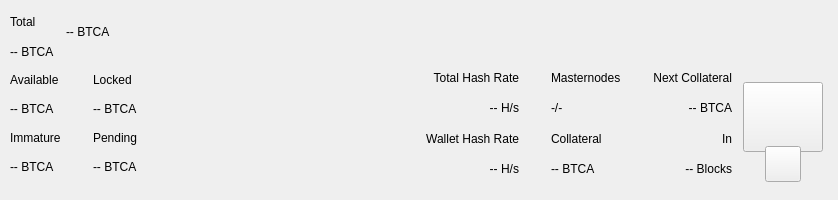
<?xml version="1.0" encoding="UTF-8"?>
<ui version="4.0">
 <class>TopBar</class>
 <widget class="QWidget" name="TopBar">
  <property name="geometry">
   <rect>
    <x>0</x>
    <y>0</y>
    <width>838</width>
    <height>200</height>
   </rect>
  </property>
  <property name="minimumSize">
   <size>
    <width>0</width>
    <height>200</height>
   </size>
  </property>
  <property name="maximumSize">
   <size>
    <width>16777215</width>
    <height>200</height>
   </size>
  </property>
  <property name="windowTitle">
   <string>Form</string>
  </property>
  <layout class="QVBoxLayout" name="verticalLayout_10" stretch="0">
   <property name="spacing">
    <number>0</number>
   </property>
   <property name="leftMargin">
    <number>0</number>
   </property>
   <property name="topMargin">
    <number>0</number>
   </property>
   <property name="rightMargin">
    <number>0</number>
   </property>
   <property name="bottomMargin">
    <number>0</number>
   </property>
   <item>
    <widget class="PFBorderImage" name="containerTop">
     <layout class="QVBoxLayout" name="verticalLayout_11">
      <property name="spacing">
       <number>0</number>
      </property>
      <property name="leftMargin">
       <number>0</number>
      </property>
      <property name="topMargin">
       <number>0</number>
      </property>
      <property name="rightMargin">
       <number>0</number>
      </property>
      <property name="bottomMargin">
       <number>0</number>
      </property>
      <item>
       <widget class="QWidget" name="top_container_2" native="true">
        <property name="minimumSize">
         <size>
          <width>0</width>
          <height>65</height>
         </size>
        </property>
        <layout class="QHBoxLayout" name="top_container">
         <property name="spacing">
          <number>0</number>
         </property>
         <property name="leftMargin">
          <number>10</number>
         </property>
         <property name="topMargin">
          <number>0</number>
         </property>
         <property name="rightMargin">
          <number>10</number>
         </property>
         <property name="bottomMargin">
          <number>0</number>
         </property>
         <item>
          <layout class="QHBoxLayout" name="horizontalLayout_4">
           <property name="spacing">
            <number>12</number>
           </property>
           <property name="rightMargin">
            <number>0</number>
           </property>
           <item>
            <widget class="QWidget" name="widgetAmount" native="true">
             <layout class="QVBoxLayout" name="verticalLayout_2">
              <property name="spacing">
               <number>2</number>
              </property>
              <property name="leftMargin">
               <number>0</number>
              </property>
              <property name="topMargin">
               <number>8</number>
              </property>
              <property name="rightMargin">
               <number>0</number>
              </property>
              <property name="bottomMargin">
               <number>0</number>
              </property>
              <item>
               <widget class="QLabel" name="labelTitle1">
                <property name="text">
                 <string>Total</string>
                </property>
               </widget>
              </item>
              <item>
               <widget class="PrivateQLabel" name="labelAmountPiv">
                <property name="text">
                 <string notr="true">-- BTCA</string>
                </property>
               </widget>
              </item>
             </layout>
            </widget>
           </item>
           <item alignment="Qt::AlignVCenter">
            <widget class="QWidget" name="widgetTopAmount" native="true">
             <property name="sizePolicy">
              <sizepolicy hsizetype="Preferred" vsizetype="Maximum">
               <horstretch>0</horstretch>
               <verstretch>0</verstretch>
              </sizepolicy>
             </property>
             <layout class="QHBoxLayout" name="horizontalLayout_5">
              <property name="spacing">
               <number>0</number>
              </property>
              <property name="leftMargin">
               <number>0</number>
              </property>
              <property name="topMargin">
               <number>0</number>
              </property>
              <property name="rightMargin">
               <number>0</number>
              </property>
              <property name="bottomMargin">
               <number>0</number>
              </property>
              <item alignment="Qt::AlignTop">
               <widget class="PrivateQLabel" name="labelAmountTopPiv">
                <property name="minimumSize">
                 <size>
                  <width>0</width>
                  <height>36</height>
                 </size>
                </property>
                <property name="styleSheet">
                 <string notr="true">padding:0px;margin:0px;</string>
                </property>
                <property name="text">
                 <string notr="true">-- BTCA</string>
                </property>
               </widget>
              </item>
             </layout>
            </widget>
           </item>
           <item>
            <spacer name="horizontalSpacer">
             <property name="orientation">
              <enum>Qt::Horizontal</enum>
             </property>
             <property name="sizeHint" stdset="0">
              <size>
               <width>40</width>
               <height>20</height>
              </size>
             </property>
            </spacer>
           </item>
           <item alignment="Qt::AlignRight">
            <widget class="QWidget" name="layoutSync" native="true">
             <property name="minimumSize">
              <size>
               <width>0</width>
               <height>36</height>
              </size>
             </property>
             <property name="maximumSize">
              <size>
               <width>16777215</width>
               <height>36</height>
              </size>
             </property>
             <layout class="QVBoxLayout" name="verticalLayout_9">
              <property name="leftMargin">
               <number>0</number>
              </property>
              <property name="topMargin">
               <number>0</number>
              </property>
              <property name="rightMargin">
               <number>0</number>
              </property>
              <property name="bottomMargin">
               <number>0</number>
              </property>
              <item>
               <widget class="ExpandableButton" name="pushButtonSync" native="true">
                <property name="minimumSize">
                 <size>
                  <width>36</width>
                  <height>36</height>
                 </size>
                </property>
                <property name="maximumSize">
                 <size>
                  <width>16777215</width>
                  <height>36</height>
                 </size>
                </property>
               </widget>
              </item>
             </layout>
            </widget>
           </item>
           <item>
            <widget class="ExpandableButton" name="pushButtonHDUpgrade" native="true">
             <property name="minimumSize">
              <size>
               <width>36</width>
               <height>36</height>
              </size>
             </property>
             <property name="maximumSize">
              <size>
               <width>16777215</width>
               <height>36</height>
              </size>
             </property>
            </widget>
           </item>
           <item>
            <widget class="ExpandableButton" name="pushButtonStack" native="true">
             <property name="minimumSize">
              <size>
               <width>36</width>
               <height>36</height>
              </size>
             </property>
             <property name="maximumSize">
              <size>
               <width>16777215</width>
               <height>36</height>
              </size>
             </property>
            </widget>
           </item>
           <item>
            <widget class="ExpandableButton" name="pushButtonConf" native="true">
             <property name="minimumSize">
              <size>
               <width>36</width>
               <height>36</height>
              </size>
             </property>
             <property name="maximumSize">
              <size>
               <width>16777215</width>
               <height>36</height>
              </size>
             </property>
            </widget>
           </item>
           <item>
            <widget class="ExpandableButton" name="pushButtonMasternodes" native="true">
             <property name="minimumSize">
              <size>
               <width>36</width>
               <height>36</height>
              </size>
             </property>
             <property name="maximumSize">
              <size>
               <width>16777215</width>
               <height>36</height>
              </size>
             </property>
            </widget>
           </item>
           <item>
            <widget class="ExpandableButton" name="pushButtonConsole" native="true">
             <property name="minimumSize">
              <size>
               <width>36</width>
               <height>36</height>
              </size>
             </property>
             <property name="maximumSize">
              <size>
               <width>16777215</width>
               <height>36</height>
              </size>
             </property>
            </widget>
           </item>
           <item>
            <widget class="ExpandableButton" name="pushButtonConnection" native="true">
             <property name="minimumSize">
              <size>
               <width>36</width>
               <height>36</height>
              </size>
             </property>
             <property name="maximumSize">
              <size>
               <width>16777215</width>
               <height>36</height>
              </size>
             </property>
            </widget>
           </item>
           <item>
            <widget class="ExpandableButton" name="pushButtonTor" native="true">
             <property name="minimumSize">
              <size>
               <width>36</width>
               <height>36</height>
              </size>
             </property>
             <property name="maximumSize">
              <size>
               <width>16777215</width>
               <height>36</height>
              </size>
             </property>
            </widget>
           </item>
           <item>
            <widget class="ExpandableButton" name="pushButtonLock" native="true">
             <property name="sizePolicy">
              <sizepolicy hsizetype="Expanding" vsizetype="Expanding">
               <horstretch>0</horstretch>
               <verstretch>0</verstretch>
              </sizepolicy>
             </property>
             <property name="minimumSize">
              <size>
               <width>36</width>
               <height>0</height>
              </size>
             </property>
             <property name="maximumSize">
              <size>
               <width>16777215</width>
               <height>36</height>
              </size>
             </property>
            </widget>
           </item>
           <item>
            <widget class="ExpandableButton" name="pushButtonTheme" native="true">
             <property name="minimumSize">
              <size>
               <width>36</width>
               <height>36</height>
              </size>
             </property>
             <property name="maximumSize">
              <size>
               <width>16777215</width>
               <height>36</height>
              </size>
             </property>
            </widget>
           </item>
           <item>
            <widget class="ExpandableButton" name="pushButtonFAQ" native="true">
             <property name="minimumSize">
              <size>
               <width>36</width>
               <height>36</height>
              </size>
             </property>
             <property name="maximumSize">
              <size>
               <width>16777215</width>
               <height>36</height>
              </size>
             </property>
            </widget>
           </item>
           <item>
            <widget class="ExpandableButton" name="pushButtonPrivacy" native="true">
             <property name="minimumSize">
              <size>
               <width>36</width>
               <height>36</height>
              </size>
             </property>
             <property name="maximumSize">
              <size>
               <width>16777215</width>
               <height>36</height>
              </size>
             </property>
            </widget>
           </item>
          </layout>
         </item>
        </layout>
       </widget>
      </item>
      <item>
       <widget class="QWidget" name="bottom_container" native="true">
        <property name="minimumSize">
         <size>
          <width>0</width>
          <height>135</height>
         </size>
        </property>
        <layout class="QHBoxLayout" name="botton_container">
         <property name="leftMargin">
          <number>10</number>
         </property>
         <property name="topMargin">
          <number>0</number>
         </property>
         <property name="rightMargin">
          <number>10</number>
         </property>
         <property name="bottomMargin">
          <number>10</number>
         </property>
         <item>
          <layout class="QHBoxLayout" name="horizontalLayout_3">
           <property name="spacing">
            <number>0</number>
           </property>
           <property name="bottomMargin">
            <number>9</number>
           </property>
           <item>
            <layout class="QVBoxLayout" name="verticalLayout_7">
             <property name="spacing">
              <number>0</number>
             </property>
             <property name="leftMargin">
              <number>0</number>
             </property>
             <property name="rightMargin">
              <number>0</number>
             </property>
             <item>
              <layout class="QHBoxLayout" name="horizontalLayout_2">
               <property name="spacing">
                <number>0</number>
               </property>
               <item>
                <layout class="QVBoxLayout" name="verticalLayout_6">
                 <item>
                  <widget class="QLabel" name="labelTitle5">
                   <property name="text">
                    <string>Available</string>
                   </property>
                  </widget>
                 </item>
                 <item>
                  <widget class="PrivateQLabel" name="labelAvailablePiv">
                   <property name="text">
                    <string>-- BTCA</string>
                   </property>
                  </widget>
                 </item>
                 <item>
                  <widget class="QLabel" name="labelTitle4">
                   <property name="text">
                    <string>Immature</string>
                   </property>
                  </widget>
                 </item>
                 <item>
                  <widget class="PrivateQLabel" name="labelImmaturePiv">
                   <property name="text">
                    <string notr="true">-- BTCA</string>
                   </property>
                  </widget>
                 </item>
                </layout>
               </item>
               <item>
                <layout class="QVBoxLayout" name="verticalLayout_8">
                 <property name="leftMargin">
                  <number>32</number>
                 </property>
                 <item>
                  <widget class="QLabel" name="labelTitle6">
                   <property name="text">
                    <string>Locked</string>
                   </property>
                  </widget>
                 </item>
                 <item>
                  <widget class="PrivateQLabel" name="labelLockedPiv">
                   <property name="text">
                    <string>-- BTCA</string>
                   </property>
                  </widget>
                 </item>
                 <item>
                  <widget class="QLabel" name="labelTitle3">
                   <property name="text">
                    <string>Pending</string>
                   </property>
                  </widget>
                 </item>
                 <item>
                  <widget class="PrivateQLabel" name="labelPendingPiv">
                   <property name="text">
                    <string notr="true">-- BTCA</string>
                   </property>
                  </widget>
                 </item>
                </layout>
               </item>
              </layout>
             </item>
            </layout>
           </item>
          </layout>
         </item>
         <item>
          <spacer name="horizontalSpacer_2">
           <property name="orientation">
            <enum>Qt::Horizontal</enum>
           </property>
           <property name="sizeHint" stdset="0">
            <size>
             <width>40</width>
             <height>20</height>
            </size>
           </property>
          </spacer>
         </item>
         <item>
          <layout class="QHBoxLayout" name="horizontalLayout_6">
           <property name="spacing">
            <number>0</number>
           </property>
           <property name="rightMargin">
            <number>0</number>
           </property>
           <property name="bottomMargin">
            <number>9</number>
           </property>
           <item>
            <widget class="QWidget" name="widgetStaking" native="true">
             <layout class="QVBoxLayout" name="verticalLayout_12">
              <property name="leftMargin">
               <number>32</number>
              </property>
              <property name="topMargin">
               <number>0</number>
              </property>
              <property name="rightMargin">
               <number>0</number>
              </property>
              <property name="bottomMargin">
               <number>0</number>
              </property>
              <item>
               <widget class="QLabel" name="labelNetworkHashRateTitle">
                <property name="text">
                 <string>Total Hash Rate</string>
                </property>
                <property name="textFormat">
                 <enum>Qt::AutoText</enum>
                </property>
                <property name="alignment">
                 <set>Qt::AlignRight|Qt::AlignTrailing|Qt::AlignVCenter</set>
                </property>
               </widget>
              </item>
              <item>
               <widget class="QLabel" name="labelNetworkHashRateValue">
                <property name="layoutDirection">
                 <enum>Qt::LeftToRight</enum>
                </property>
                <property name="text">
                 <string>-- H/s</string>
                </property>
                <property name="textFormat">
                 <enum>Qt::AutoText</enum>
                </property>
                <property name="alignment">
                 <set>Qt::AlignRight|Qt::AlignTrailing|Qt::AlignVCenter</set>
                </property>
               </widget>
              </item>
              <item>
               <widget class="QLabel" name="labelWalletHashRateTitle">
                <property name="text">
                 <string>Wallet Hash Rate</string>
                </property>
                <property name="textFormat">
                 <enum>Qt::AutoText</enum>
                </property>
                <property name="alignment">
                 <set>Qt::AlignRight|Qt::AlignTrailing|Qt::AlignVCenter</set>
                </property>
               </widget>
              </item>
              <item>
               <widget class="PrivateQLabel" name="labelWalletHashRateValue">
                <property name="text">
                 <string notr="true">-- H/s</string>
                </property>
                <property name="textFormat">
                 <enum>Qt::AutoText</enum>
                </property>
                <property name="alignment">
                 <set>Qt::AlignRight|Qt::AlignTrailing|Qt::AlignVCenter</set>
                </property>
               </widget>
              </item>
             </layout>
            </widget>
           </item>
           <item>
            <widget class="QWidget" name="widgetMasternodes" native="true">
             <layout class="QVBoxLayout">
              <property name="leftMargin">
               <number>32</number>
              </property>
              <property name="topMargin">
               <number>0</number>
              </property>
              <property name="rightMargin">
               <number>0</number>
              </property>
              <property name="bottomMargin">
               <number>0</number>
              </property>
              <item>
               <widget class="QLabel" name="labelMasternodesTitle">
                <property name="text">
                 <string>Masternodes</string>
                </property>
               </widget>
              </item>
              <item>
               <widget class="PrivateQLabel" name="labelMasternodeCount">
                <property name="text">
                 <string>-/-</string>
                </property>
               </widget>
              </item>
              <item>
               <widget class="QLabel" name="labelCollateralTitle">
                <property name="text">
                 <string>Collateral</string>
                </property>
               </widget>
              </item>
              <item>
               <widget class="QLabel" name="labelCollateralValue">
                <property name="text">
                 <string notr="true">-- BTCA</string>
                </property>
               </widget>
              </item>
             </layout>
            </widget>
           </item>
           <item>
            <widget class="QWidget" name="widgetNextCollateral" native="true">
             <layout class="QVBoxLayout" name="verticalLayout_12">
              <property name="leftMargin">
               <number>32</number>
              </property>
              <property name="topMargin">
               <number>0</number>
              </property>
              <property name="rightMargin">
               <number>0</number>
              </property>
              <property name="bottomMargin">
               <number>0</number>
              </property>
              <item>
               <widget class="QLabel" name="labelNextMasternodesTitle">
                <property name="text">
                 <string>Next Collateral</string>
                </property>
                <property name="textFormat">
                 <enum>Qt::AutoText</enum>
                </property>
                <property name="alignment">
                 <set>Qt::AlignRight|Qt::AlignTrailing|Qt::AlignVCenter</set>
                </property>
               </widget>
              </item>
              <item>
               <widget class="QLabel" name="labelNextCollateralValue">
                <property name="text">
                 <string>-- BTCA</string>
                </property>
                <property name="textFormat">
                 <enum>Qt::AutoText</enum>
                </property>
                <property name="alignment">
                 <set>Qt::AlignRight|Qt::AlignTrailing|Qt::AlignVCenter</set>
                </property>
               </widget>
              </item>
              <item>
               <widget class="QLabel" name="labelRemainingBlocks">
                <property name="text">
                 <string>In</string>
                </property>
                <property name="textFormat">
                 <enum>Qt::AutoText</enum>
                </property>
                <property name="alignment">
                 <set>Qt::AlignRight|Qt::AlignTrailing|Qt::AlignVCenter</set>
                </property>
               </widget>
              </item>
              <item>
               <widget class="QLabel" name="labelNextCollateralBlocks">
                <property name="text">
                 <string notr="true">-- Blocks</string>
                </property>
                <property name="textFormat">
                 <enum>Qt::AutoText</enum>
                </property>
                <property name="alignment">
                 <set>Qt::AlignRight|Qt::AlignTrailing|Qt::AlignVCenter</set>
                </property>
               </widget>
              </item>
             </layout>
            </widget>
           </item>
          </layout>
         </item>
         <item>
          <widget class="QWidget" name="qrContainer" native="true">
           <property name="sizePolicy">
            <sizepolicy hsizetype="Preferred" vsizetype="Minimum">
             <horstretch>0</horstretch>
             <verstretch>0</verstretch>
            </sizepolicy>
           </property>
           <property name="minimumSize">
            <size>
             <width>90</width>
             <height>110</height>
            </size>
           </property>
           <property name="maximumSize">
            <size>
             <width>90</width>
             <height>110</height>
            </size>
           </property>
           <layout class="QVBoxLayout" name="containerQR">
            <property name="spacing">
             <number>0</number>
            </property>
            <property name="leftMargin">
             <number>5</number>
            </property>
            <property name="topMargin">
             <number>10</number>
            </property>
            <property name="rightMargin">
             <number>5</number>
            </property>
            <property name="bottomMargin">
             <number>0</number>
            </property>
            <item>
             <widget class="QPushButton" name="btnQr">
              <property name="minimumSize">
               <size>
                <width>70</width>
                <height>70</height>
               </size>
              </property>
              <property name="maximumSize">
               <size>
                <width>16777215</width>
                <height>70</height>
               </size>
              </property>
              <property name="focusPolicy">
               <enum>Qt::NoFocus</enum>
              </property>
              <property name="text">
               <string/>
              </property>
              <property name="iconSize">
               <size>
                <width>70</width>
                <height>70</height>
               </size>
              </property>
             </widget>
            </item>
            <item>
             <spacer name="verticalSpacer">
              <property name="orientation">
               <enum>Qt::Vertical</enum>
              </property>
              <property name="sizeType">
               <enum>QSizePolicy::Fixed</enum>
              </property>
              <property name="sizeHint" stdset="0">
               <size>
                <width>20</width>
                <height>20</height>
               </size>
              </property>
             </spacer>
            </item>
            <item alignment="Qt::AlignHCenter|Qt::AlignBottom">
             <widget class="QPushButton" name="pushButtonQR">
              <property name="minimumSize">
               <size>
                <width>36</width>
                <height>36</height>
               </size>
              </property>
              <property name="maximumSize">
               <size>
                <width>36</width>
                <height>36</height>
               </size>
              </property>
              <property name="focusPolicy">
               <enum>Qt::NoFocus</enum>
              </property>
              <property name="text">
               <string/>
              </property>
             </widget>
            </item>
           </layout>
          </widget>
         </item>
        </layout>
       </widget>
      </item>
     </layout>
    </widget>
   </item>
  </layout>
 </widget>
 <customwidgets>
  <customwidget>
   <class>ExpandableButton</class>
   <extends>QWidget</extends>
   <header>qt/pivx/expandablebutton.h</header>
   <container>1</container>
  </customwidget>
  <customwidget>
   <class>PFBorderImage</class>
   <extends>QFrame</extends>
   <header>qt/pivx/pfborderimage.h</header>
   <container>1</container>
  </customwidget>
  <customwidget>
   <class>PrivateQLabel</class>
   <extends>QLabel</extends>
   <header>qt/pivx/privatelabel.h</header>
   <container>0</container>
  </customwidget>
 </customwidgets>
 <resources/>
 <connections/>
</ui>
